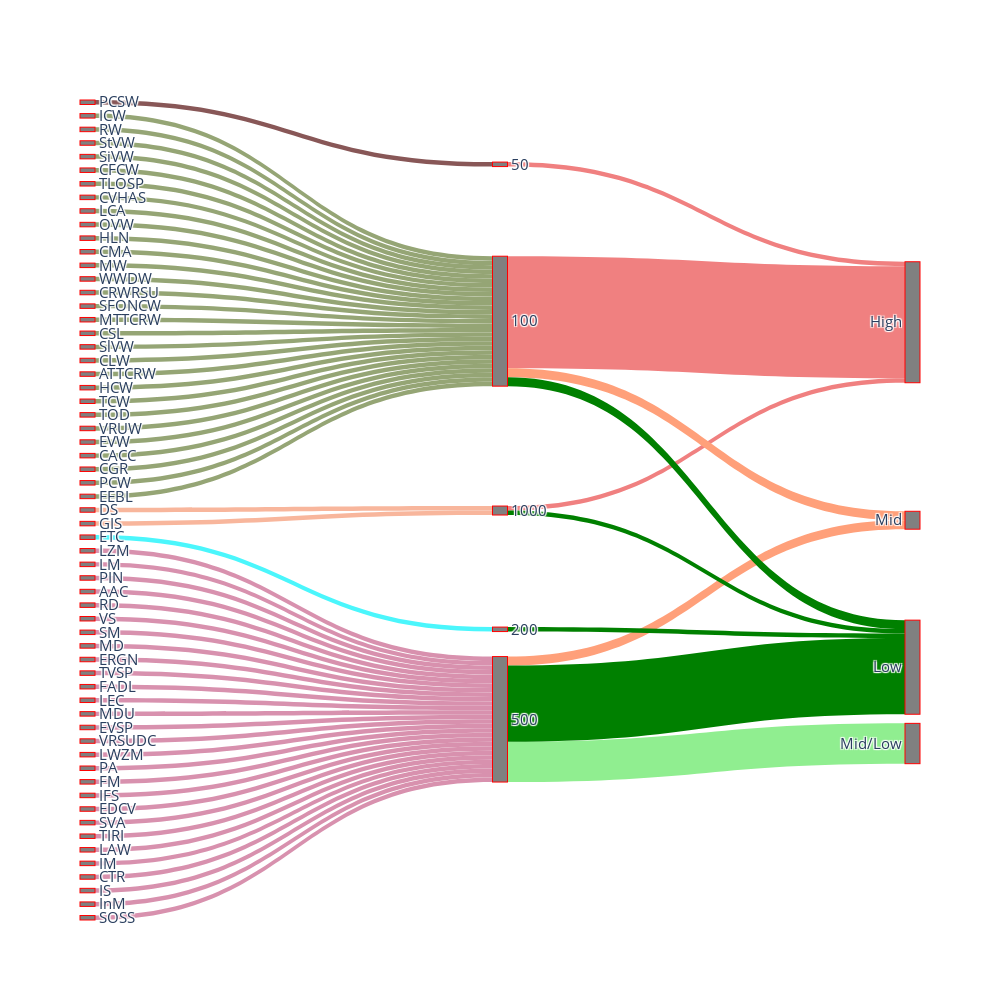

Notebook code for this chart:
### Code cell
application_KPI["Color"] = np.nan
for i in application_KPI['Max latency (ms)']:
    r = lambda: random.randint(50,255)
    b = lambda: random.randint(50,255)
    g= lambda: random.randint(50,255)
    color='#%02X%02X%02X' % (r(),b(),g())
    for j in range(0,len(application_KPI)):
        if application_KPI['Max latency (ms)'][j]==i:
            application_KPI['Color'][j]=color



Specifique=application_KPI['Name']
Application=application_KPI['Priority']
Functions=application_KPI['Max latency (ms)']
Specifique=list(set(Specifique))
Application=list(set(Application))
Functions=list(set(Functions))
for i in range(0,len(Functions)-1):
    if Functions[i]=="nan":
        del(Functions[i])
Source=[]
Target=[]
for h in range(0,len(application_KPI["Name"])):
     for i in range(0,len(Specifique)):
        for j in range(0,len(Functions)):
            if application_KPI["Name"][h]==Specifique[i] and application_KPI['Max latency (ms)'][h]==Functions[j]:
                 Source.append(i)
                 Target.append(len(Specifique)+j)
                
for h in range(0,len(application_KPI["Name"])):
    for i in range(0,len(Application)):
         for j in range(0,len(Functions)):
            if application_KPI["Priority"][h]==Application[i] and application_KPI['Max latency (ms)'][h]==Functions[j]:
                Source.append(len(Specifique)+j)
                Target.append(len(Specifique)+len(Functions)+i)
                
                
for i in range(0,len(Source)):
    for j in range(0,len(Source)):
        if Source[i]==Source[j] and Target[i]==Target[j] and i!=j:
            Source[j]="Nan"
            Target[j]="Nan"
            
Target2=[]
Source2=[]
for i in range(0,len(Target)-1):
    if Target[i]!="Nan":
        Target2.append(Target[i])
        Source2.append(Source[i]) 
        
label1=Specifique
for i in range(0,len(Functions)):
    label1.append(Functions[i])
for i in range(0,len(Application)):
    label1.append(Application[i])
Value=[1 for i in range(len(application_KPI))]
Val2=[25,1,1,2,2,9,2,17,1,1]
for i in range(0,len(Val2)):
    Value.append(Val2[i])
    
    
col=[]
for i in range(0,len(application_KPI['Color'])):
    col.append(application_KPI['Color'][i])
 
col2=["lightcoral","lightcoral","lightcoral",'lightsalmon','lightsalmon',"lightgreen",'green','green','green','green',"lightgreen"]
for i in range(0,len(Val2)):
    col.append(col2[i])    

fig = go.Figure(data=[go.Sankey(
    orientation="h",
    valueformat = ".0f",
    valuesuffix = "TWh",
    node = dict(
      pad = 300,


      thickness = 15,
      line = dict(color = "red", width = 1),
      label = label1,
      color = 'grey'
    ),
    link = dict(
      source = Source2, # indices correspond to labels, eg A1, A2, A1, B1, ...
      target = Target2,
      value = Value,
    color=col
     
  )
)])

fig.update_layout( font_size=15, width=1000,
    height=1000)
fig.show()

### Figure 1 — Plotly figure (JSON) as saved in the notebook; plotly's stock layout.template omitted (floating-point values rounded to 4 significant figures)
{"data": [{"link": {"color": ["#95A575", "#95A575", "#95A575", "#95A575", "#95A575", "#95A575", "#95A575", "#95A575", "#95A575", "#95A575", "#95A575", "#95A575", "#95A575", "#95A575", "#F8B69C", "#885757", "#95A575", "#95A575", "#95A575", "#95A575", "#95A575", "#95A575", "#95A575", "#95A575", "#95A575", "#95A575", "#95A575", "#95A575", "#D891AE", "#D891AE", "#D891AE", "#D891AE", "#D891AE", "#D891AE", "#D891AE", "#D891AE", "#D891AE", "#D891AE", "#D891AE", "#95A575", "#95A575", "#D891AE", "#D891AE", "#4BF6FC", "#D891AE", "#D891AE", "#D891AE", "#D891AE", "#D891AE", "#F8B69C", "#D891AE", "#D891AE", "#D891AE", "#D891AE", "#D891AE", "#95A575", "#D891AE", "#D891AE", "#D891AE", "#D891AE", "#D891AE", "lightcoral", "lightcoral", "lightcoral", "lightsalmon", "lightsalmon", "lightgreen", "green", "green", "green", "green"], "source": [59, 34, 52, 37, 29, 51, 32, 8, 57, 48, 13, 3, 23, 22, 0, 39, 54, 41, 35, 27, 25, 33, 1, 47, 40, 15, 36, 16, 10, 42, 44, 12, 45, 4, 21, 14, 58, 17, 56, 53, 19, 5, 6, 30, 18, 55, 11, 20, 49, 46, 60, 43, 7, 38, 31, 50, 9, 2, 24, 28, 26, 61, 62, 64, 61, 65, 65, 61, 65, 63, 62], "target": [61, 61, 61, 61, 61, 61, 61, 61, 61, 61, 61, 61, 61, 61, 62, 64, 61, 61, 61, 61, 61, 61, 61, 61, 61, 61, 61, 61, 65, 65, 65, 65, 65, 65, 65, 65, 65, 65, 65, 61, 61, 65, 65, 63, 65, 65, 65, 65, 65, 62, 65, 65, 65, 65, 65, 61, 65, 65, 65, 65, 65, 66, 66, 66, 68, 68, 69, 67, 67, 67, 67], "value": [1, 1, 1, 1, 1, 1, 1, 1, 1, 1, 1, 1, 1, 1, 1, 1, 1, 1, 1, 1, 1, 1, 1, 1, 1, 1, 1, 1, 1, 1, 1, 1, 1, 1, 1, 1, 1, 1, 1, 1, 1, 1, 1, 1, 1, 1, 1, 1, 1, 1, 1, 1, 1, 1, 1, 1, 1, 1, 1, 1, 1, 25, 1, 1, 2, 2, 9, 2, 17, 1, 1]}, "node": {"color": "grey", "label": ["DS", "ICW", "LZM", "RW", "LM", "PIN", "AAC", "RD", "StVW", "VS", "SM", "MD", "ERGN", "SiVW", "TVSP", "CFCW", "TLOSP", "FADL", "LEC", "CVHAS", "MDU", "EVSP", "LCA", "OVW", "VRSUDC", "HLN", "LWZM", "CMA", "PA", "MW", "ETC", "FM", "WWDW", "CRWRSU", "SFONCW", "MTTCRW", "CSL", "SlVW", "IFS", "PCSW", "CLW", "ATTCRW", "EDCV", "SVA", "TIRI", "LAW", "GIS", "HCW", "TCW", "IM", "TOD", "VRUW", "EVW", "CACC", "CGR", "CTR", "IS", "PCW", "InM", "EEBL", "SOSS", 100, 1000, 200, 50, 500, "High", "Low", "Mid", "Mid/Low"], "line": {"color": "red", "width": 1}, "pad": 300, "thickness": 15}, "orientation": "h", "type": "sankey", "valueformat": ".0f", "valuesuffix": "TWh"}], "layout": {"font": {"size": 15}, "height": 1000, "width": 1000}}
